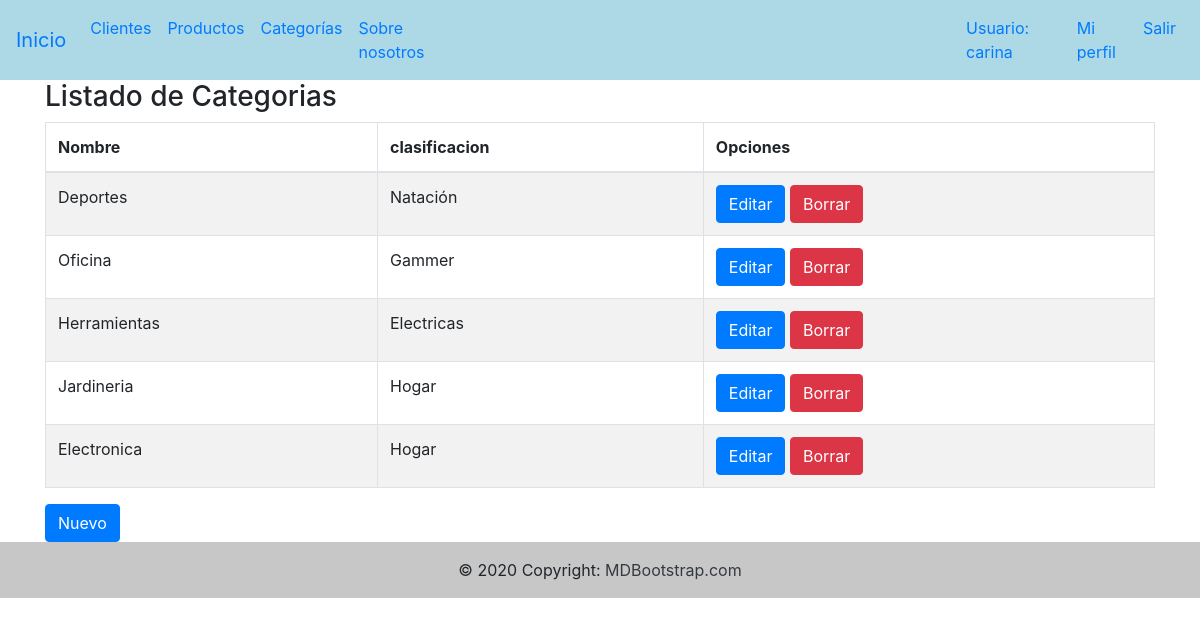
/categoria/categoria/ (signed in), run on the app's committed database.
### categorias/models.py (models this page shows, shortened)
class Categorias(models.Model):
     nombre=models.CharField(max_length=50)
     clasificacion=models.CharField(max_length=50)

### categorias/views.py (the view)
# urls.py: path('categoria/', views.lista_categorias, name="lista_categorias"),
@login_required
def lista_categorias(request):
    categoria=Categorias.objects.all()
    return render(request, "categoria/categoria.html",{"categoria": categoria})

### templates/categoria/categoria.html (shortened to what this page needs)
{% extends 'base.html' %}
{% block contenido %}
<div class="container">
    <h3>Listado de Categorias</h3>
    <table id="example" class="table table-striped table-bordered" style="width:100%">
        <thead>
            <tr>
                <th>Nombre</th>
                <th>clasificacion</th>
                <th>Opciones</th>
            </tr>
        </thead>
        <tbody>
            {% for categoria in categoria %}
            <tr>
                <td>{{categoria.nombre}}</td>
                <td>{{categoria.clasificacion}}</td>
                <td><a href="/categoria/editar_categoria/{{categoria.id}}" class="btn btn-primary">Editar</a>
                    <a href="/categoria/borrar_categoria/{{categoria.id}}/" class="btn btn-danger">Borrar</a></td>
            </tr>
            {% endfor %}
        </tbody>
    </table>
</div>
<div class="container">
    <a href="/categoria/nueva_categoria/" class="btn btn-primary">Nuevo</a>
</div>
{% endblock %}

### templates/base.html (shortened to what this page needs)
<!DOCTYPE html>
<html lang="en">
<head>
    <link rel="stylesheet" href="https://cdn.jsdelivr.net/npm/bootstrap@4.6.1/dist/css/bootstrap.min.css"
>
</head>
<body>
    <nav class="navbar navbar-expand-lg navbar " style="background: lightblue;">
        <a class="navbar-brand" href="/">Inicio</a>
        <div class="collapse navbar-collapse" id="navbarSupportedContent">
            <ul class="navbar-nav mr-auto">
                <li class="nav-item active">
                    <a class="nav-link" href="/cliente/lista_clientes/">Clientes </a>
                </li>
                <li class="nav-item">
                    <a class="nav-link" href="/producto/lista_productos/">Productos</a>
                </li>
                <li class="nav-item">
                    <a class="nav-link" href="/categoria/categoria/">Categorías</a>
                </li>
                <li class="nav-item">
                    <a class="nav-link" href="/nosotros/">Sobre nosotros</a>
                </li>
                {% if request.user.is_superuser %}
                <li class="nav-item" style="margin-right: 30rem">
                    <a class="nav-link" href="/usuario/lista_usuarios/">Usuarios</a>
                </li>
                {% else %}
                <li class="nav-item" style="margin-right: 30rem">
                    <a class="nav-link" ></a>
                </li>
                {% endif %}
                {% if request.user.is_authenticated %}
                <li class="nav-item" >
                    <a class="nav-link">Usuario: {{user.username}}</a>
               </li>
                {% if request.user.perfil.id %}
                <li class="nav-item">
                     <a class="nav-link" href="/usuario/detalle_usuario/{{request.user.perfil.id}}">Mi perfil</a>
                </li>
                {% endif %}
                <li class="nav-item active">
                    <a class="nav-link" href="/usuario/salir/">Salir</a>
                </li>
                {% endif %}
            </ul>
        </div>
    </nav>
    {% block contenido %}
    {% endblock %}
    <footer class="bg-light text-center text-lg-start">
        <div class="text-center p-3" style="background-color: rgba(0, 0, 0, 0.2);">
            © 2020 Copyright:
            <a class="text-dark" href="https://mdbootstrap.com/">MDBootstrap.com</a>
        </div>
    </footer>
</body>
</html>

### data on the page
Categorias: nombre "Deportes", clasificacion "Natación"
Categorias: nombre "Oficina", clasificacion "Gammer"
Categorias: nombre "Herramientas", clasificacion "Electricas"
Categorias: nombre "Jardineria", clasificacion "Hogar"
Categorias: nombre "Electronica", clasificacion "Hogar"

### other printed values
{{ user.username }} "carina"
